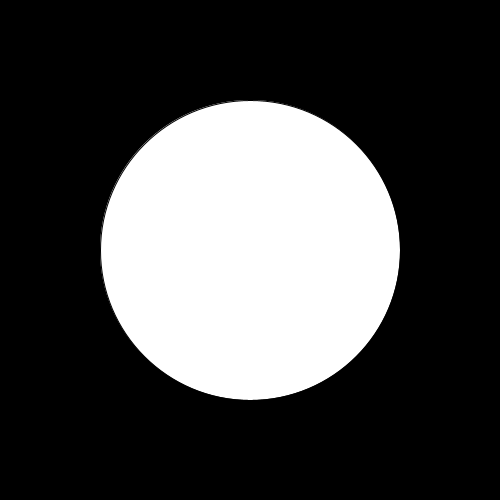
Frame 1 (no input)
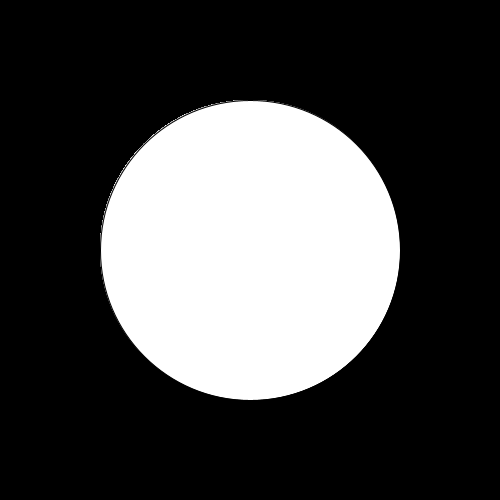
Frame 60 (the mouse pressed at the canvas centre just before this capture)
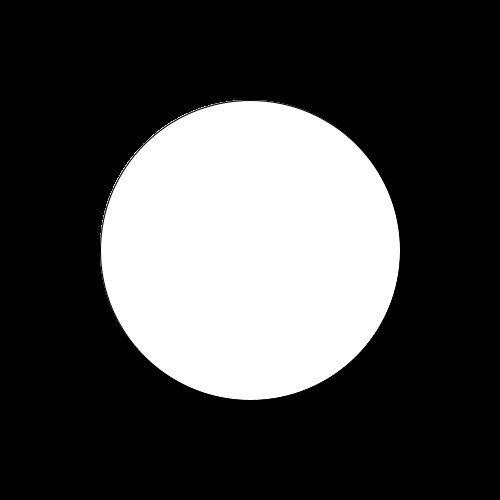
Frame 120 (the mouse held since frame 60 and released just before this capture)

The Processing sketch that drew these frames (run headless with seeded random() and noise(); from frame 60 on, the mouse is pressed at the canvas centre):

// Processing sketch: test
// ── test.pde
void setup()
{
    size(500,500);
    background(0);
}

void draw()
{
    ellipse(width/2, height/2,300,300);
}
//looks like it won't run
//...unless you force it, and then it opens processing.
